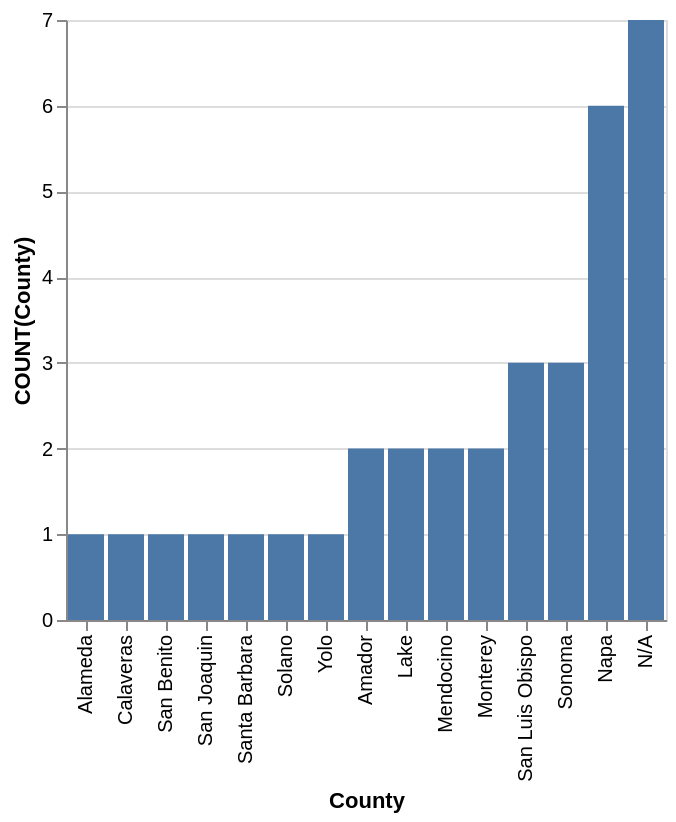

Express this chart as Vega-Lite.
### Vega-Lite specification from a JSON file in a GitHub repository (floating-point values rounded to 4 significant figures)
{"data": {"values": [{"x_data": "Alameda", "y_data": 1}, {"x_data": "Calaveras", "y_data": 1}, {"x_data": "San Benito", "y_data": 1}, {"x_data": "San Joaquin", "y_data": 1}, {"x_data": "Santa Barbara", "y_data": 1}, {"x_data": "Solano", "y_data": 1}, {"x_data": "Yolo", "y_data": 1}, {"x_data": "Amador", "y_data": 2}, {"x_data": "Lake", "y_data": 2}, {"x_data": "Mendocino", "y_data": 2}, {"x_data": "Monterey", "y_data": 2}, {"x_data": "San Luis Obispo", "y_data": 3}, {"x_data": "Sonoma", "y_data": 3}, {"x_data": "Napa", "y_data": 6}, {"x_data": "N/A", "y_data": 7}]}, "mark": "bar", "encoding": {"x": {"field": "x_data", "type": "nominal", "title": "County", "sort": {"op": "sum", "field": "y_data", "order": "ascending"}}, "y": {"field": "y_data", "type": "quantitative", "title": "COUNT(County)"}}}
